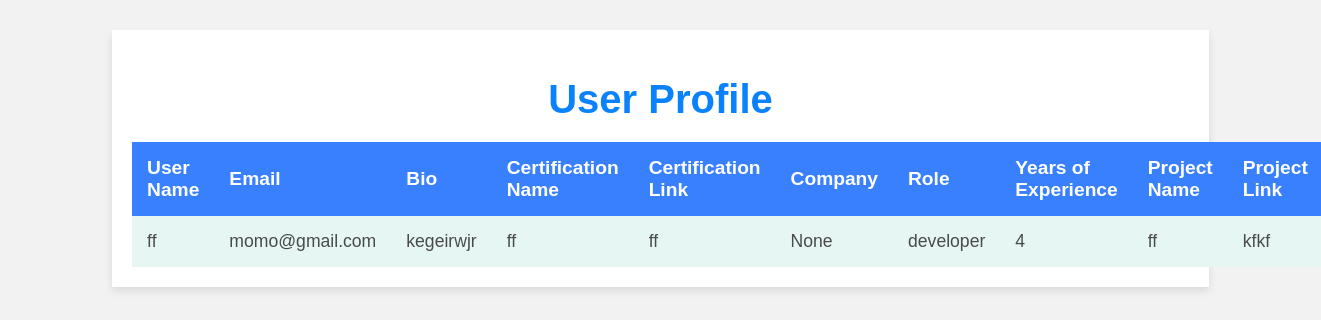
Page /detailsview/1/ on the committed database.
### portfolio/models.py (models this page shows, shortened)
class Portfolio(models.Model):
    name = models.CharField(max_length=255, blank=True)  # Name can be blank
    email = models.EmailField(max_length=255, blank=True) # Email can be blank or null
    bio = models.TextField(blank=True, null=True)  # Bio can be blank or null
    company = models.CharField(max_length=255, blank=True, null=True)  # Company (optional)
    role = models.CharField(max_length=255, blank=True, null=True)  # Role (optional)
    work_experience = models.TextField(blank=True, null=True)  # Add work_experience field
    education = models.TextField(blank=True, null=True)
    years_of_experience = models.IntegerField(blank=True, null=True)  # Years of experience (optional)
    project_name = models.CharField(max_length=255)  # Project Name (mandatory)
    project_link = models.URLField(max_length=255, blank=True, null=True)  # Project Link (optional)
    certification_name = models.CharField(max_length=255, blank=True, null=True)  # Certification Name (optional)
    certification_link = models.URLField(max_length=255, blank=True, null=True)  # Certification Link (optional)

### portfolio/views.py (the view)
# urls.py: path('detailsview/<int:user_id>/', views.detailsview, name="details"),
def detailsview(request,user_id):
    user=Portfolio.objects.get(id=user_id)
    return render(request, 'detailsview.html', {'user': user})

### portfolio/templates/detailsview.html (shortened to what this page needs)
<!DOCTYPE html>
<html lang="en">
<head>
</head>
<body>
<div class="container">
    <h1>User Profile</h1>
    <table>
        <thead>
            <tr>
                <th>User Name</th>
                <th>Email</th>
                <th>Bio</th>
                <th>Certification Name</th>
                <th>Certification Link</th>
                <th>Company</th>
                <th>Role</th>
                <th>Years of Experience</th>
                <th>Project Name</th>
                <th>Project Link</th>
            </tr>
        </thead>
        <tbody>
            <tr>
                <td>{{ user.name }}</td>
                <td>{{ user.email }}</td>
                <td>{{ user.bio }}</td>
                <td>{{ user.certification_name }}</td>
                <td>{{ user.certification_link }}</td>
                <td>{{ user.company }}</td>
                <td>{{ user.role }}</td>
                <td>{{ user.years_of_experience }}</td>
                <td>{{ user.project_name }}</td>
                <td>{{ user.project_link }}</td>
            </tr>
        </tbody>
    </table>
</div>
</body>
</html>

### portfolio/templates/detailsview.html (style rules this page uses)
body { background-color: #f2f2f2; font-family: 'Verdana', sans-serif; color: #4a4a4a; margin: 0; padding: 0; }
.container { width: 80%; margin: 30px auto; padding: 20px; background-color: #ffffff; box-shadow: 0 4px 8px rgba(0, 0, 0, 0.1); }
h1 { text-align: center; color: #0982fc; font-size: 2.5rem; margin-bottom: 20px; }
table { width: 100%; border-collapse: collapse; margin-top: 20px; }
th, td { padding: 15px; text-align: left; }
th { background-color: #3880fe; color: white; font-size: 1.2rem; }
td { background-color: #e6f7f3; font-size: 1.1rem; }

### rows in the picture
Portfolio: name "ff", email "momo@gmail.com", bio "kegeirwjr", certification_name "ff", certification_link "ff", company "None", role "developer", years_of_experience "4", project_name "ff", project_link "kfkf"
